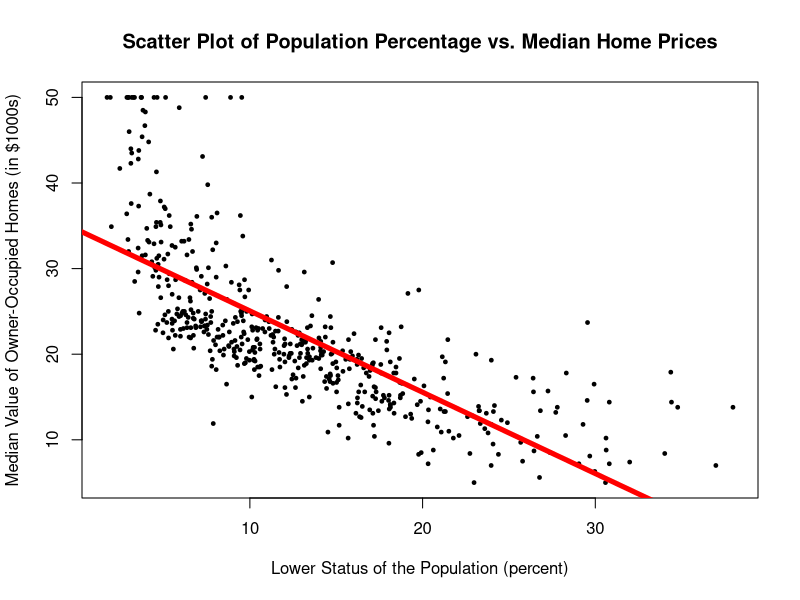
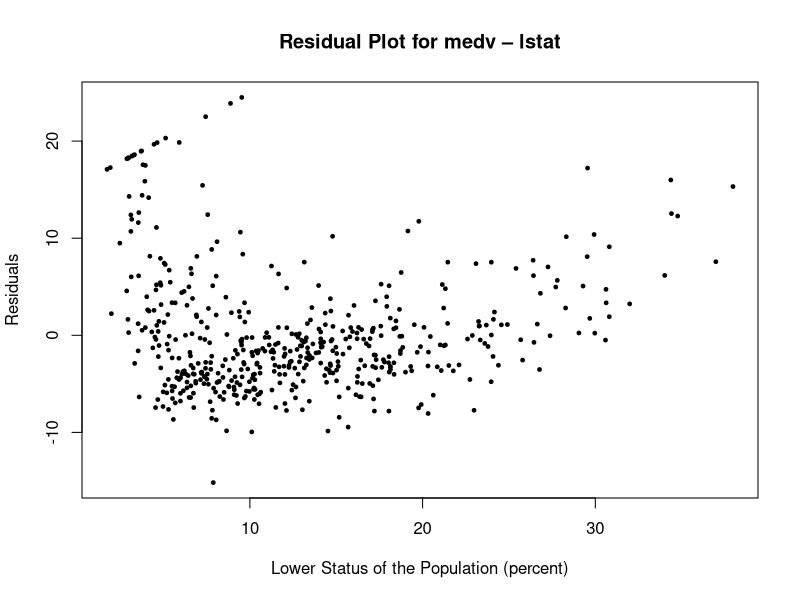
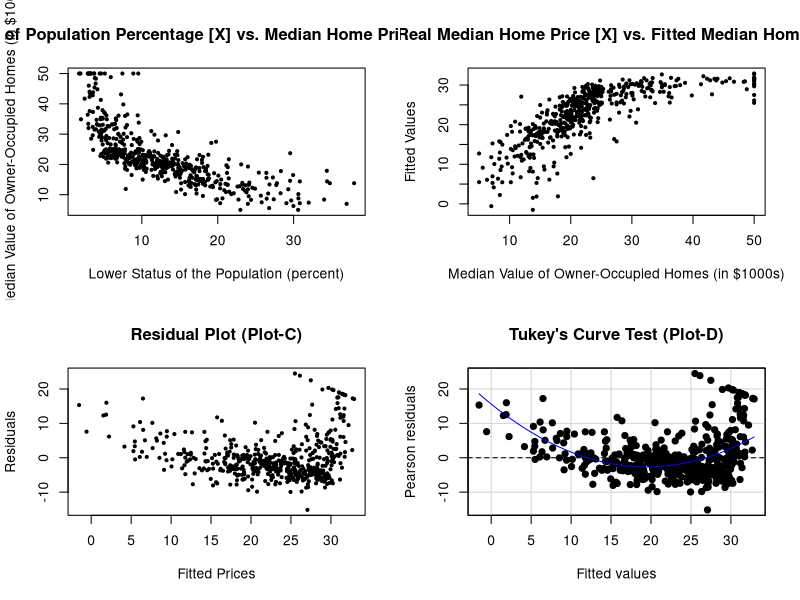
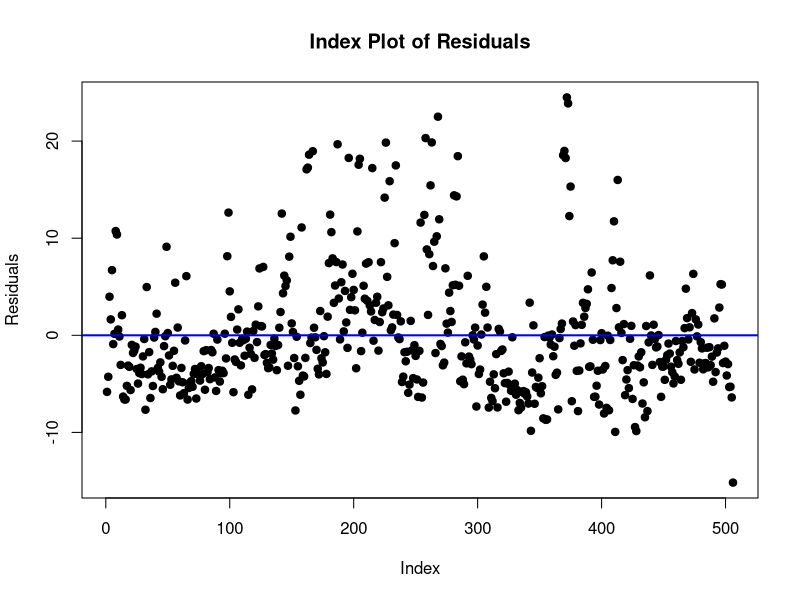
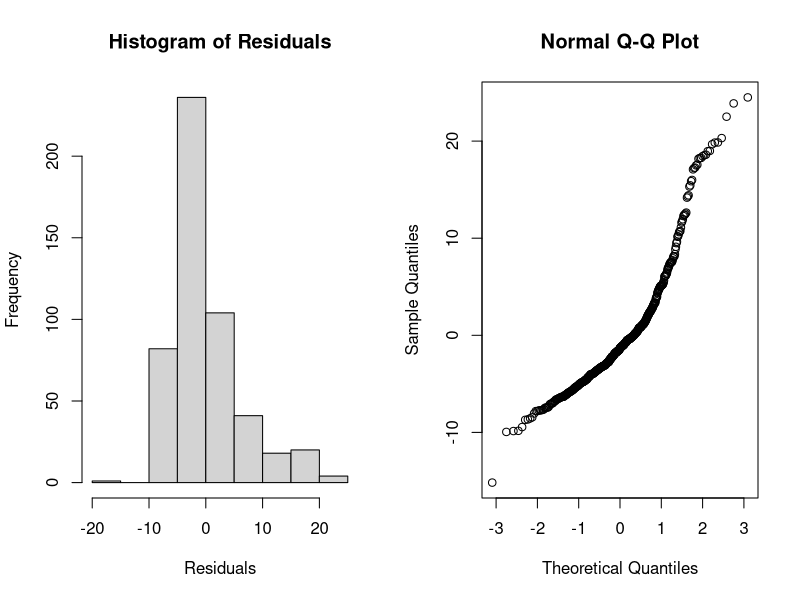
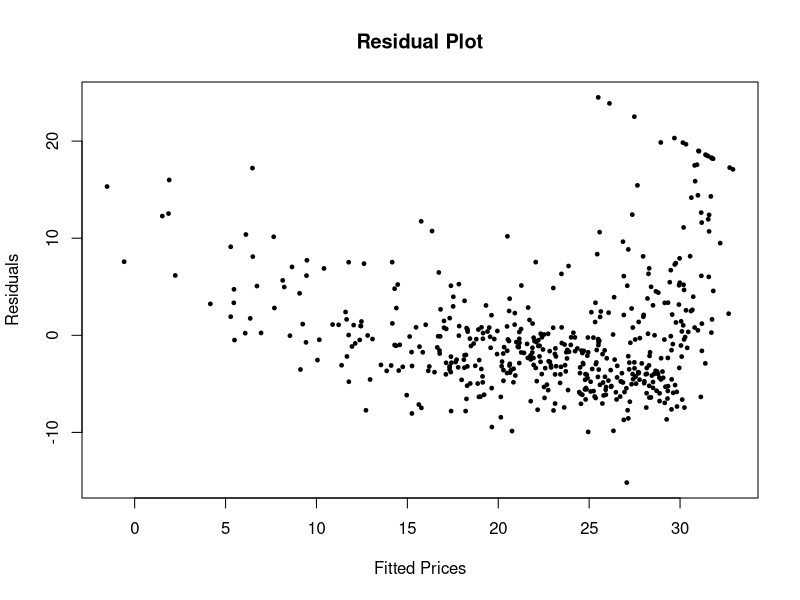
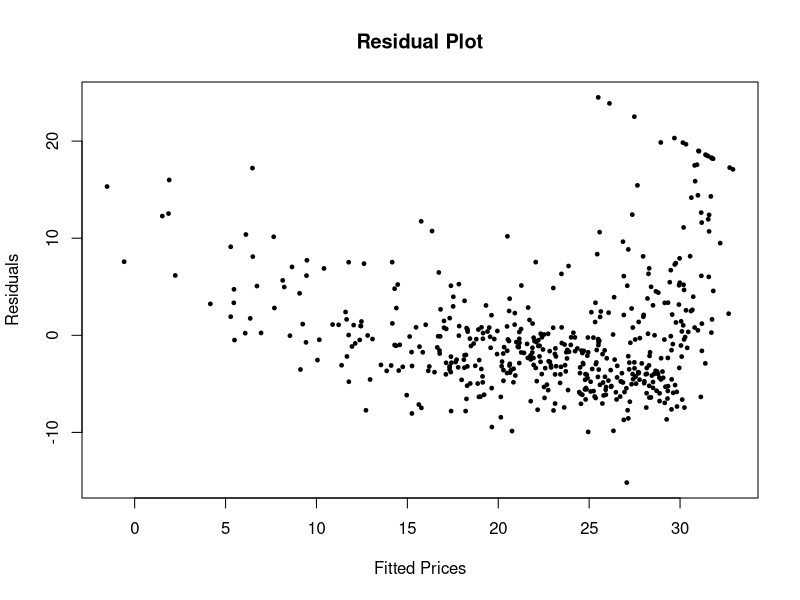
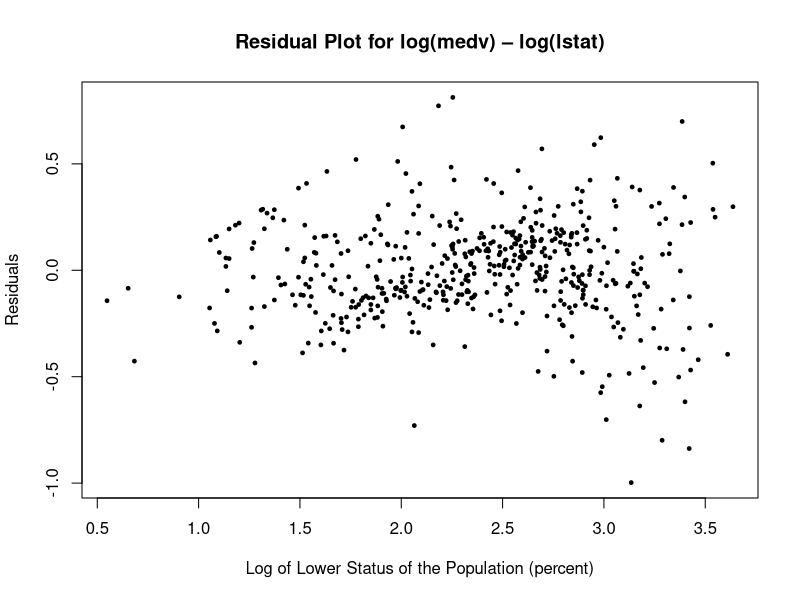

Here is the R script that generated these plots, in order:
########## PRE-HOMEWORK INSTALLATION ##################################################################################
# Installing the packages for housing prices in neighborhoods in the suburbs of Boston

# install.packages("MASS")
library(MASS)
data(Boston)
help(Boston)

PCH = 19
CEX = 0.5
COL = "black"

X = Boston$lstat
Y = Boston$medv


########## PROBLEM-A ##################################################################################################


# Scattorplot of X v. Y
plot(x=X,
     y=Y, 
     pch=PCH,
     cex=CEX,
     xlab="Lower Status of the Population (percent)",
     ylab="Median Value of Owner-Occupied Homes (in $1000s)",
     main="Scatter Plot of Population Percentage vs. Median Home Prices",)


########## PROBLEM-B ##################################################################################################


# The best fit line
fit = lm(Y ~ X)
summary(fit)
abline(fit, col="RED", lwd=5)


########## PROBLEM-C ##################################################################################################


cor(X,Y) # Correlation coefficient

# Residual Plot
plot(x=X,
     y=fit$residuals,
     pch=PCH,
     cex=CEX,
     xlab="Lower Status of the Population (percent)",
     ylab="Residuals",
     main="Residual Plot for medv – lstat",
     col=COL)


########## PROBLEM-D ##################################################################################################


########## Checking the Line Assumptions #########
# L: There is a linear relationship between X and Y variables

par(mfrow=c(2,2))

# Scatterplot of Y vs. X
plot(x=X,
     y=Y,
     xlab="Lower Status of the Population (percent)",
     ylab="Median Value of Owner-Occupied Homes (in $1000s)",
     pch=PCH,
     cex=CEX,
     main="Scatterplot of Population Percentage [X] vs. Median Home Prices [Y] (Plot-A)")

# Scatterplot of Fitted Values vs Real Values
plot(x=Y,
     y=fit$fitted.values,
     xlab="Median Value of Owner-Occupied Homes (in $1000s)",
     ylab="Fitted Values",
     pch=PCH,
     cex=CEX,
     main="Scatterplot of Real Median Home Price [X] vs. Fitted Median Home Price [Y] (Plot-B)")

# Residual Plot
plot(x=fit$fitted.values,
     y=fit$residuals,
     xlab="Fitted Prices",
     ylab="Residuals",
     pch=PCH,
     cex=CEX,
     main="Residual Plot (Plot-C)")

# Tukey Test
library(car)
Tukey.test = residualPlot(fit,pch=PCH,main="Tukey's Curve Test (Plot-D)")
Tukey.test

dev.off()


########## I: Errors are independent #########


# Index plot of residuals
plot(fit$residuals,
     pch=PCH,
     ylab="Residuals",
     main="Index Plot of Residuals")
abline(h=mean(fit$residuals),lwd=2,col="blue")


######### N: Errors are normally distributed ##########


par(mfrow=c(1,2))
# Histogram of residuals
hist(fit$residuals,
     main="Histogram of Residuals",
     xlab="Residuals",)

# Normal Q-Q Plot
qqnorm(fit$residuals,
       main="Normal Q-Q Plot",)

dev.off()


########## E: Errors are homoscedastic/have equal variance, Var(ϵ) = σ2 ##########


# Residual plot
plot(x=fit$fitted.values,
     y=fit$residuals,
     xlab="Fitted Prices",
     ylab="Residuals",
     pch=PCH,
     cex=CEX,
     main="Residual Plot")

# BP-Test
library(lmtest)
bptest(fit)


########## PROBLEM-E ##################################################################################################


# Residual plot
plot(x=fit$fitted.values,
     y=fit$residuals,
     xlab="Fitted Prices",
     ylab="Residuals",
     pch=PCH,
     cex=CEX,
     main="Residual Plot")


########## PROBLEM-F ##################################################################################################


log_X = log(X)
log_Y = log(Y)

# Regress log(medv) on log(lstat) and report the fitted model.
log_Y_log_X_fit = lm(log_Y ~ log_X)
summary(log_Y_log_X_fit)

plot(x=log_X,
     y=log_Y_log_X_fit$residuals,
     pch=PCH,
     cex=CEX,
     xlab="Log of Lower Status of the Population (percent)",
     ylab="Residuals",
     main="Residual Plot for log(medv) – log(lstat)",
     col=COL)

############################################################################################

# Regress log(medv) on lstat and report the fitted model.
log_Y_X_fit = lm(log_Y ~ X)
summary(log_Y_X_fit)

plot(x=X,
     y=log_Y_X_fit$residuals,
     pch=PCH,
     cex=CEX,
     xlab="Lower Status of the Population (percent)",
     ylab="Residuals",
     main="Residual Plot for log(medv) – lstat",
     col=COL)

############################################################################################

# Regress medv on log(lstat) and report the fitted model.
Y_log_X_fit = lm(Y ~ log_X)
summary(Y_log_X_fit)

plot(x=log_X,
     y=Y_log_X_fit$residuals,
     pch=PCH,
     cex=CEX,
     xlab="Log of Lower Status of the Population (percent)",
     ylab="Residuals",
     main="Residual Plot for medv – log(lstat)",
     col=COL)

############################################################################################

# Regress medv on lstat and lstat squared, that is a polynomial model.
poly_fit = lm(Y ~ X + I(X^2))
summary(poly_fit)

# Residuals
plot(x=X,
     y=poly_fit$residuals,
     pch=PCH,
     cex=CEX,
     xlab="Lower Status of the Population (percent)",
     ylab="Residuals",
     main="Residual Plot for medv – lstat and lstat squared",
     col=COL)

############################################################################################

# Checking the Line Assumptions
par(mfrow=c(2,2))

# Scatterplot of Y vs. X
plot(x=X,
     y=Y,
     xlab="Lower Status of the Population (percent)",
     ylab="Median Value of Owner-Occupied Homes (in $1000s)",
     pch=PCH,
     cex=CEX,
     main="Scatterplot of Population Percentage [X] vs. Median Home Prices [Y] (Plot-A)")

# Scatterplot of Fitted Values vs Real Values
plot(x=Y,
     y=poly_fit$fitted.values,
     xlab="Median Value of Owner-Occupied Homes (in $1000s)",
     ylab="Fitted Values",
     pch=PCH,
     cex=CEX,
     main="Scatterplot of Real Median Home Price [X] vs. Fitted Median Home Price [Y] (Plot-B)")

# Residual Plot
plot(x=poly_fit$fitted.values,
     y=poly_fit$residuals,
     xlab="Fitted Prices",
     ylab="Residuals",
     pch=PCH,
     cex=CEX,
     main="Residual Plot (Plot-C)")

# Tukey Test
library(car)
Tukey.test = residualPlot(poly_fit,pch=PCH,main="Tukey's Curve Test on the Polynomial Model (Plot-D)")
Tukey.test


dev.off()

# Independence of Errors, Index plot of residiuals
plot(poly_fit$residuals,
     pch=PCH,
     ylab="Residuals",
     main="Index Plot of Residuals")
abline(h=mean(fit$residuals),lwd=2,col="blue")


par(mfrow=c(1,2))
# Histogram of residuals
hist(poly_fit$residuals,
     main="Histogram of Residuals",
     xlab="Residuals",)

# Normal Q-Q Plot
qqnorm(poly_fit$residuals,
       main="Normal Q-Q Plot",)

































